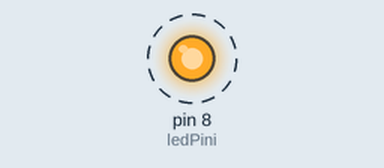
This sketch was run on a simulated Arduino Uno, built with avr-gcc and run on an emulated ATmega328P. Shown: output pins drawn as LEDs (lit = HIGH). Dashed ring = blinking.

Above: at 0.5 s.
Timing chart, 0 to 4.6 s (numbered marks = the images above):
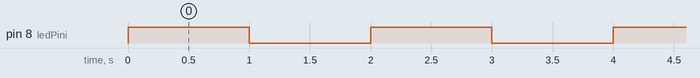

Measured:
- by itself, pin 8 (ledPini): alternates HIGH for 1.0 s and LOW for 1.0 s

The sketch:

p01_ilk_led_im.ino
```cpp
const byte ledPini = 8;
const unsigned int yanmaMs = 1000;
const unsigned int sonmeMs = 1000;

void setup() {
  pinMode(ledPini, OUTPUT);
}

void loop() {
  digitalWrite(ledPini, HIGH);
  delay(yanmaMs);
  digitalWrite(ledPini, LOW);
  delay(sonmeMs);
}
```
